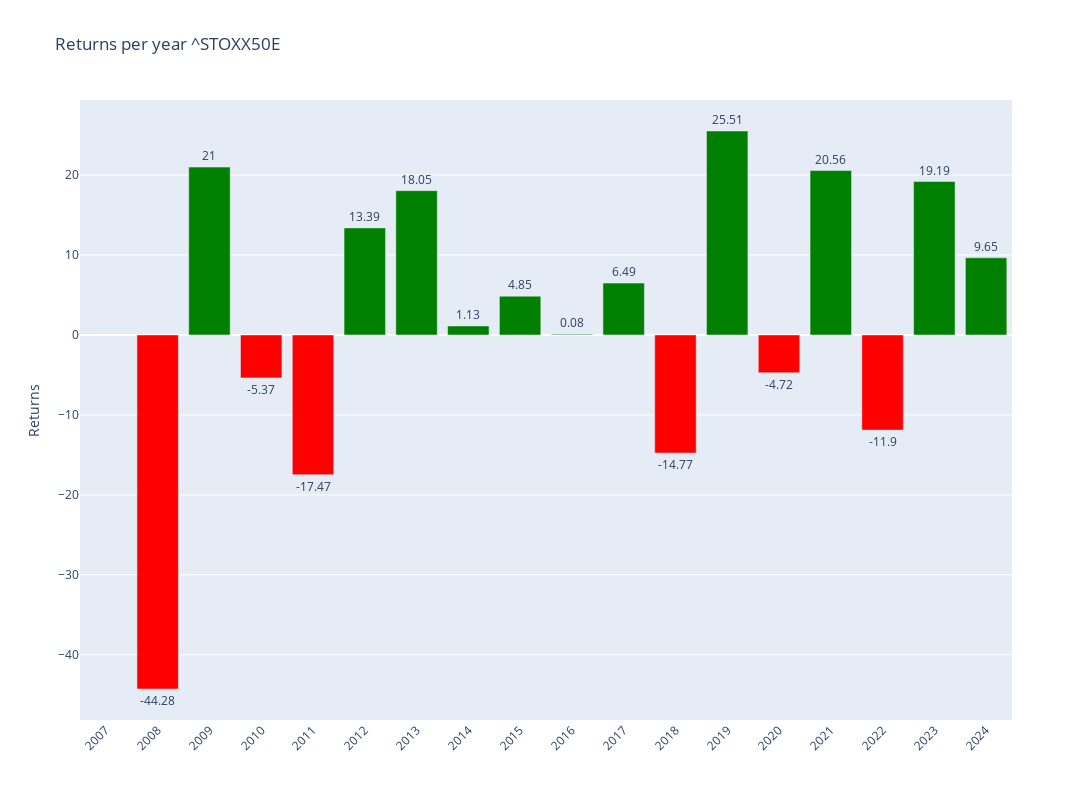

This figure's notebook cell:
### Code cell
# Plotly
fig = make_subplots()

# Add colors
colors = ['green' if x >= 0 else 'red' for x in annual_data['Return']]

# Graph (1,1)
fig.add_trace(go.Bar(y=annual_data['Return'],x=annual_data['Return'].index,text=round(annual_data['Return'],2),textposition='outside',marker_color=colors,hoverinfo='skip'),row=1,col=1)

# Update xaxis properties
fig.update_yaxes(title_text="Returns", row=1, col=1)

fig.update_layout(xaxis=dict(tickvals=annual_data.index,tickangle=-45),height=800, width=1300,title=f"Returns per year {ticker}")

fig.show()

### Figure 1 — Plotly figure (JSON) as saved in the notebook; plotly's stock layout.template omitted (floating-point values rounded to 4 significant figures)
{"data": [{"hoverinfo": "skip", "marker": {"color": ["red", "red", "green", "red", "red", "green", "green", "green", "green", "green", "green", "red", "green", "red", "green", "red", "green", "green"]}, "text": [null, -44.28, 21, -5.37, -17.47, 13.39, 18.05, 1.13, 4.85, 0.08, 6.49, -14.77, 25.51, -4.72, 20.56, -11.9, 19.19, 9.65], "textposition": "outside", "type": "bar", "x": [2007, 2008, 2009, 2010, 2011, 2012, 2013, 2014, 2015, 2016, 2017, 2018, 2019, 2020, 2021, 2022, 2023, 2024], "xaxis": "x", "y": [null, -44.28, 21.0, -5.367, -17.47, 13.39, 18.05, 1.129, 4.848, 0.07725, 6.487, -14.77, 25.51, -4.719, 20.56, -11.9, 19.19, 9.65], "yaxis": "y"}], "layout": {"height": 800, "title": {"text": "Returns per year ^STOXX50E"}, "width": 1300, "xaxis": {"anchor": "y", "domain": [0, 1], "tickangle": -45, "tickvals": [2007, 2008, 2009, 2010, 2011, 2012, 2013, 2014, 2015, 2016, 2017, 2018, 2019, 2020, 2021, 2022, 2023, 2024]}, "yaxis": {"anchor": "x", "domain": [0, 1], "title": {"text": "Returns"}}}}
